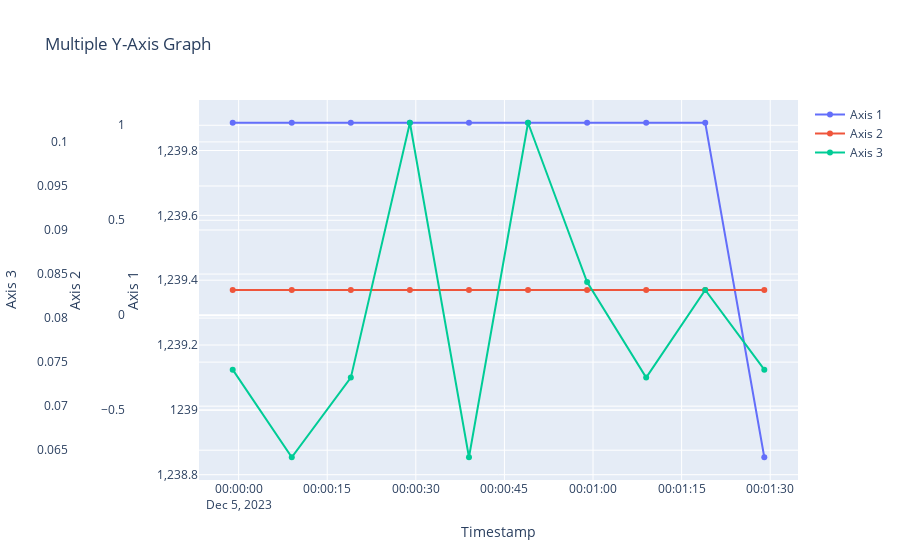

The notebook cell saved with this chart:
### Code cell
import pandas as pd
import plotly.graph_objects as go

timestamp = ['2023-12-04 23:59:59', '2023-12-05 00:00:09', '2023-12-05 00:00:19', '2023-12-05 00:00:29',
             '2023-12-05 00:00:39', '2023-12-05 00:00:49', '2023-12-05 00:00:59', '2023-12-05 00:01:09',
             '2023-12-05 00:01:19', '2023-12-05 00:01:29']
col1 = [1239.8856, 1239.8856, 1239.8856, 1239.8856, 1239.8856, 1239.8856,
        1239.8856, 1239.8856, 1239.8856, 1238.8538]
col2 = [0.133, 0.133, 0.133, 0.133, 0.133, 0.133, 0.133, 0.133, 0.133, 0.133]
col3 = [0.07414641, 0.06419994, 0.07324219, 0.10217737, 0.06419994,
        0.10217737, 0.08409288, 0.07324219, 0.08318866, 0.07414641]

df = pd.DataFrame({'timestamp': timestamp, 'col1': col1, 'col2': col2, 'col3': col3})

df["col1"] = df["col1"] * 100
df["col2"] = df["col2"] * 500
df["col3"] = df["col3"] * 5000

fig = go.Figure()

# Add traces for each y-axis
fig.add_trace(go.Scatter(x=df.timestamp, y=df.col1, name="Axis 1", yaxis="y1"))
fig.add_trace(go.Scatter(x=df.timestamp, y=df.col2, name="Axis 2", yaxis="y2"))
fig.add_trace(go.Scatter(x=df.timestamp, y=df.col3, name="Axis 3", yaxis="y3"))

# Update layout settings
fig.update_layout(
    xaxis=dict(title="Timestamp"),  # Set x-axis title
    yaxis1=dict(title="Axis 1"),  # Set y-axis title for the first trace
    yaxis2=dict(title="Axis 2", anchor="free", overlaying="y", autoshift=True),  # Second y-axis settings
    yaxis3=dict(title="Axis 3", anchor="free", overlaying="y", autoshift=True),  # Third y-axis settings
    title_text="Multiple Y-Axis Graph",  # Set graph title
    width=900
)

fig.show()

### Figure 1 — Plotly figure (JSON) as saved in the notebook; plotly's stock layout.template omitted (floating-point values rounded to 4 significant figures)
{"data": [{"name": "Axis 1", "type": "scatter", "x": ["2023-12-04 23:59:59", "2023-12-05 00:00:09", "2023-12-05 00:00:19", "2023-12-05 00:00:29", "2023-12-05 00:00:39", "2023-12-05 00:00:49", "2023-12-05 00:00:59", "2023-12-05 00:01:09", "2023-12-05 00:01:19", "2023-12-05 00:01:29"], "y": [1240.0, 1240.0, 1240.0, 1240.0, 1240.0, 1240.0, 1240.0, 1240.0, 1240.0, 1239.0], "yaxis": "y"}, {"name": "Axis 2", "type": "scatter", "x": ["2023-12-04 23:59:59", "2023-12-05 00:00:09", "2023-12-05 00:00:19", "2023-12-05 00:00:29", "2023-12-05 00:00:39", "2023-12-05 00:00:49", "2023-12-05 00:00:59", "2023-12-05 00:01:09", "2023-12-05 00:01:19", "2023-12-05 00:01:29"], "y": [0.133, 0.133, 0.133, 0.133, 0.133, 0.133, 0.133, 0.133, 0.133, 0.133], "yaxis": "y2"}, {"name": "Axis 3", "type": "scatter", "x": ["2023-12-04 23:59:59", "2023-12-05 00:00:09", "2023-12-05 00:00:19", "2023-12-05 00:00:29", "2023-12-05 00:00:39", "2023-12-05 00:00:49", "2023-12-05 00:00:59", "2023-12-05 00:01:09", "2023-12-05 00:01:19", "2023-12-05 00:01:29"], "y": [0.07415, 0.0642, 0.07324, 0.1022, 0.0642, 0.1022, 0.08409, 0.07324, 0.08319, 0.07415], "yaxis": "y3"}], "layout": {"title": {"text": "Multiple Y-Axis Graph"}, "width": 900, "xaxis": {"title": {"text": "Timestamp"}}, "yaxis": {"title": {"text": "Axis 1"}}, "yaxis2": {"anchor": "free", "autoshift": true, "overlaying": "y", "title": {"text": "Axis 2"}}, "yaxis3": {"anchor": "free", "autoshift": true, "overlaying": "y", "title": {"text": "Axis 3"}}}}
